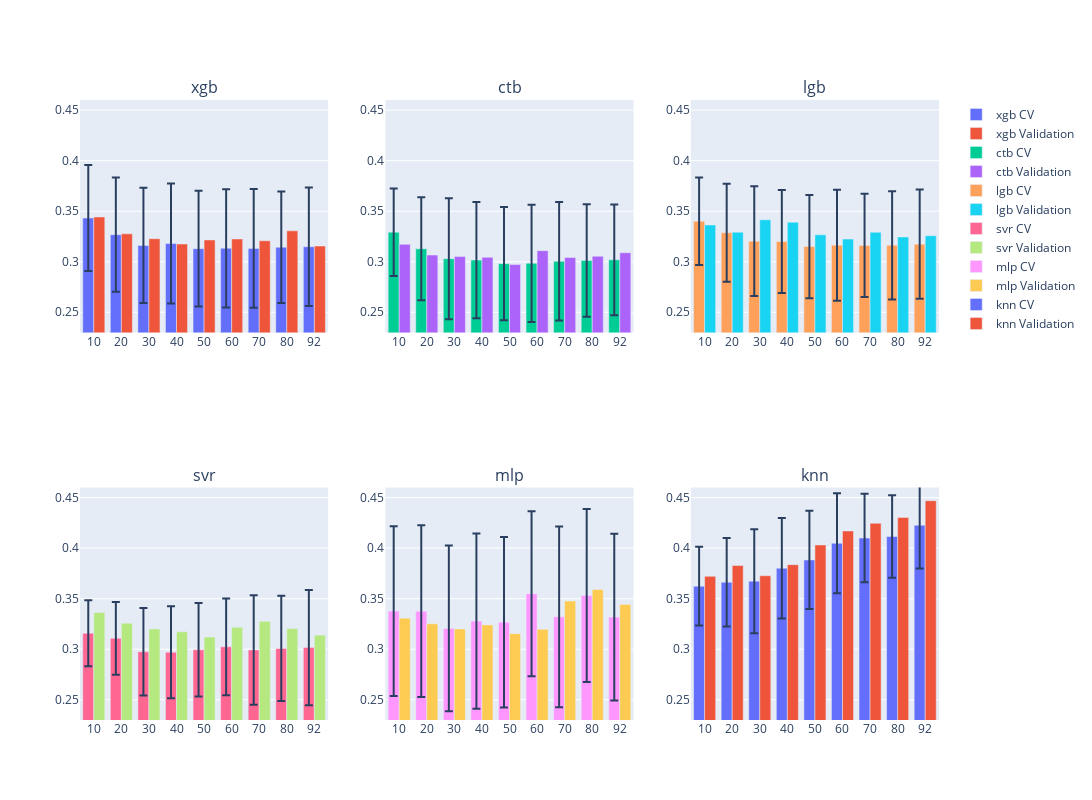

Notebook code cell kept with this figure:
### Code cell
md.plot_model_scores(cv_scores, val_scores, [10, 20, 30, 40, 50, 60, 70, 80, 92], 3)

### Figure 1 — Plotly figure (JSON) as saved in the notebook; plotly's stock layout.template omitted (floating-point values rounded to 4 significant figures)
{"data": [{"error_y": {"array": [0.05244, 0.05645, 0.05702, 0.05926, 0.05716, 0.0585, 0.05878, 0.05518, 0.05858], "type": "data"}, "name": "xgb CV", "type": "bar", "x": ["10", "20", "30", "40", "50", "60", "70", "80", "92"], "xaxis": "x", "y": [0.3432, 0.3268, 0.3162, 0.318, 0.313, 0.3133, 0.3132, 0.3144, 0.3148], "yaxis": "y"}, {"name": "xgb Validation", "type": "bar", "x": ["10", "20", "30", "40", "50", "60", "70", "80", "92"], "xaxis": "x", "y": [0.3443, 0.3276, 0.3228, 0.3176, 0.3216, 0.3225, 0.3207, 0.3306, 0.3156], "yaxis": "y"}, {"error_y": {"array": [0.04333, 0.0509, 0.05987, 0.05744, 0.05607, 0.05803, 0.05857, 0.05561, 0.05476], "type": "data"}, "name": "ctb CV", "type": "bar", "x": ["10", "20", "30", "40", "50", "60", "70", "80", "92"], "xaxis": "x2", "y": [0.3292, 0.3128, 0.303, 0.3016, 0.2981, 0.2985, 0.3004, 0.3013, 0.3019], "yaxis": "y2"}, {"name": "ctb Validation", "type": "bar", "x": ["10", "20", "30", "40", "50", "60", "70", "80", "92"], "xaxis": "x2", "y": [0.3172, 0.3067, 0.3051, 0.3043, 0.2972, 0.311, 0.3042, 0.3055, 0.3089], "yaxis": "y2"}, {"error_y": {"array": [0.0432, 0.04847, 0.05432, 0.05097, 0.05105, 0.0548, 0.05098, 0.05353, 0.05414], "type": "data"}, "name": "lgb CV", "type": "bar", "x": ["10", "20", "30", "40", "50", "60", "70", "80", "92"], "xaxis": "x3", "y": [0.3401, 0.3287, 0.3204, 0.3201, 0.315, 0.3163, 0.3162, 0.3163, 0.3174], "yaxis": "y3"}, {"name": "lgb Validation", "type": "bar", "x": ["10", "20", "30", "40", "50", "60", "70", "80", "92"], "xaxis": "x3", "y": [0.3364, 0.3293, 0.3415, 0.3391, 0.3266, 0.3224, 0.3292, 0.3245, 0.3258], "yaxis": "y3"}, {"error_y": {"array": [0.03266, 0.03602, 0.04332, 0.04548, 0.04623, 0.04775, 0.05417, 0.05199, 0.057], "type": "data"}, "name": "svr CV", "type": "bar", "x": ["10", "20", "30", "40", "50", "60", "70", "80", "92"], "xaxis": "x4", "y": [0.3159, 0.3108, 0.2975, 0.2971, 0.2994, 0.3023, 0.2994, 0.3008, 0.3017], "yaxis": "y4"}, {"name": "svr Validation", "type": "bar", "x": ["10", "20", "30", "40", "50", "60", "70", "80", "92"], "xaxis": "x4", "y": [0.3364, 0.3258, 0.3201, 0.3172, 0.3121, 0.3218, 0.3276, 0.3204, 0.314], "yaxis": "y4"}, {"error_y": {"array": [0.08399, 0.08492, 0.08198, 0.08678, 0.08433, 0.0817, 0.08947, 0.08551, 0.08255], "type": "data"}, "name": "mlp CV", "type": "bar", "x": ["10", "20", "30", "40", "50", "60", "70", "80", "92"], "xaxis": "x5", "y": [0.3377, 0.3376, 0.3206, 0.3278, 0.3268, 0.3549, 0.332, 0.3532, 0.3318], "yaxis": "y5"}, {"name": "mlp Validation", "type": "bar", "x": ["10", "20", "30", "40", "50", "60", "70", "80", "92"], "xaxis": "x5", "y": [0.3308, 0.3252, 0.3201, 0.3241, 0.3154, 0.3197, 0.3477, 0.3591, 0.3443], "yaxis": "y5"}, {"error_y": {"array": [0.03897, 0.04376, 0.05142, 0.04974, 0.04861, 0.04949, 0.04384, 0.04086, 0.04273], "type": "data"}, "name": "knn CV", "type": "bar", "x": ["10", "20", "30", "40", "50", "60", "70", "80", "92"], "xaxis": "x6", "y": [0.3624, 0.3662, 0.3673, 0.3801, 0.3883, 0.4048, 0.41, 0.4115, 0.4227], "yaxis": "y6"}, {"name": "knn Validation", "type": "bar", "x": ["10", "20", "30", "40", "50", "60", "70", "80", "92"], "xaxis": "x6", "y": [0.3721, 0.3828, 0.3727, 0.3837, 0.4032, 0.417, 0.4246, 0.4304, 0.4469], "yaxis": "y6"}], "layout": {"annotations": [{"font": {"size": 16}, "showarrow": false, "text": "xgb", "x": 0.1444, "xanchor": "center", "xref": "paper", "y": 1, "yanchor": "bottom", "yref": "paper"}, {"font": {"size": 16}, "showarrow": false, "text": "ctb", "x": 0.5, "xanchor": "center", "xref": "paper", "y": 1, "yanchor": "bottom", "yref": "paper"}, {"font": {"size": 16}, "showarrow": false, "text": "lgb", "x": 0.8556, "xanchor": "center", "xref": "paper", "y": 1, "yanchor": "bottom", "yref": "paper"}, {"font": {"size": 16}, "showarrow": false, "text": "svr", "x": 0.1444, "xanchor": "center", "xref": "paper", "y": 0.375, "yanchor": "bottom", "yref": "paper"}, {"font": {"size": 16}, "showarrow": false, "text": "mlp", "x": 0.5, "xanchor": "center", "xref": "paper", "y": 0.375, "yanchor": "bottom", "yref": "paper"}, {"font": {"size": 16}, "showarrow": false, "text": "knn", "x": 0.8556, "xanchor": "center", "xref": "paper", "y": 0.375, "yanchor": "bottom", "yref": "paper"}], "barmode": "group", "height": 800, "showlegend": true, "width": 1500, "xaxis": {"anchor": "y", "domain": [0, 0.2889]}, "xaxis2": {"anchor": "y2", "domain": [0.3556, 0.6444]}, "xaxis3": {"anchor": "y3", "domain": [0.7111, 1]}, "xaxis4": {"anchor": "y4", "domain": [0, 0.2889]}, "xaxis5": {"anchor": "y5", "domain": [0.3556, 0.6444]}, "xaxis6": {"anchor": "y6", "domain": [0.7111, 1]}, "yaxis": {"anchor": "x", "domain": [0.625, 1], "range": [0.23, 0.46]}, "yaxis2": {"anchor": "x2", "domain": [0.625, 1], "range": [0.23, 0.46]}, "yaxis3": {"anchor": "x3", "domain": [0.625, 1], "range": [0.23, 0.46]}, "yaxis4": {"anchor": "x4", "domain": [0, 0.375], "range": [0.23, 0.46]}, "yaxis5": {"anchor": "x5", "domain": [0, 0.375], "range": [0.23, 0.46]}, "yaxis6": {"anchor": "x6", "domain": [0, 0.375], "range": [0.23, 0.46]}}}
